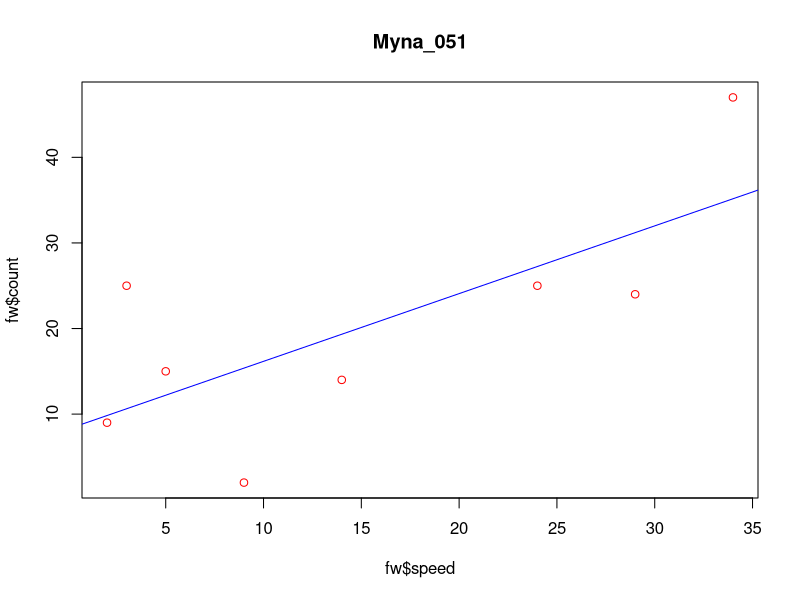
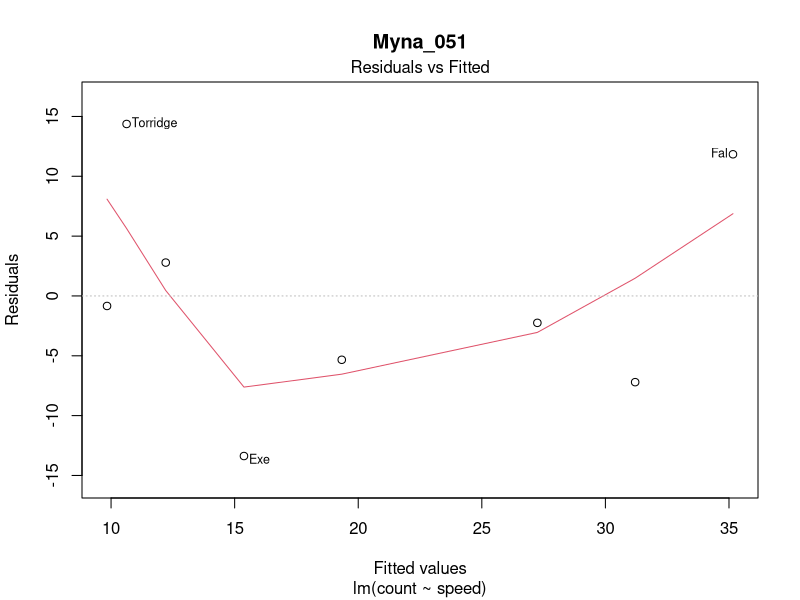

The R script that drew these images, in order:
count<-c(9,25,15,2,14,25,24,47)
speed<-c(2,3,5,9,14,24,29,34)
fw<-data.frame(count,speed)
fw
names<-c("Taw","Torridge","Ouse","Exe","Lyn","Brook","Ditch","Fal")
rownames(fw)=names
fw
fw.lm=lm(count ~ speed,data=fw)
summary(fw.lm)
names(fw.lm)                                    #components of linear regression
fw.lm$coefficients 

#Gives slope and Intercept
newypred<-fitted(fw.lm)                   #predict y values  for each x value
newypred
#Obtaining confidence Intervals
confint(fw.lm)  #obtain the confidence intervals
confint(fw.lm,parm=c('(Intercept)','speed'),level =0.9)
#Fitted Values
fitted(fw.lm)
residuals(fw.lm)
#plotting the x , y values 
plot(fw$speed,fw$count,col="red",main='Myna_051')
coef(fw.lm)
#plotting the fitted line 
abline(coef(fw.lm),lty=1,col="blue")
#plotting residuals
plot(fw.lm,which=1,main='Myna_051')  
print('Myna_051')